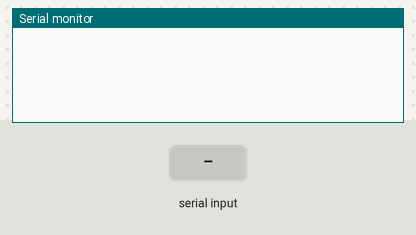
Recording of a sketch running on a simulated Arduino Zero (SAMD21). On the bench: the last lines printed to the serial monitor. Inputs (shaded band) come from the test bench.

Above: at 1.2 s.
1.3 s: "#\n" received over Serial
At 2.4 s:
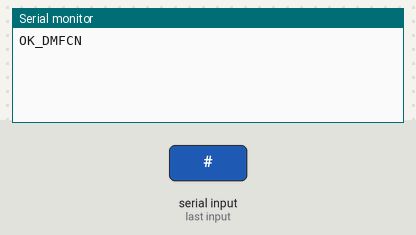
2.8 s: "A\n" received over Serial
At 3.5 s:
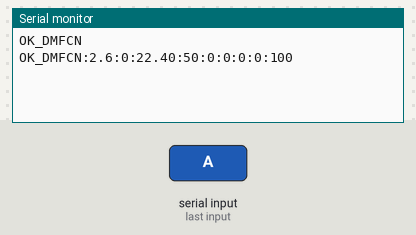
4.3 s: "L\n" received over Serial
At 4.7 s:
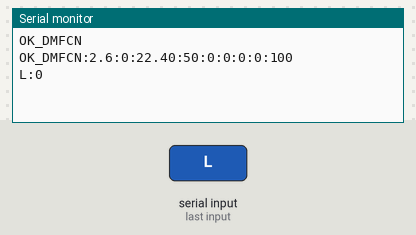
5.8 s: "S:\n" received over Serial
At 7.0 s:
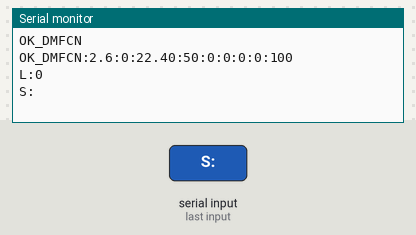
7.3 s: "S:,45\n" received over Serial
At 8.1 s:
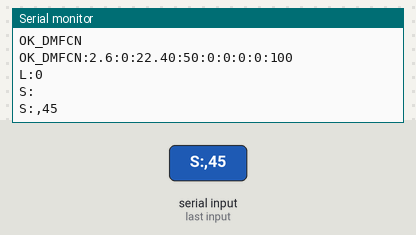
8.8 s: "H90\n" received over Serial
At 9.3 s:
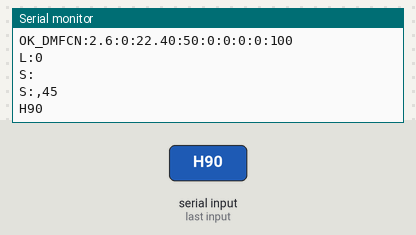

Measured:
- after the input at 1.3 s, the serial monitor: prints a new line at once (image 1)
- after the input at 2.8 s, the serial monitor: prints a new line at once (image 2)
- after the input at 4.3 s, the serial monitor: prints a new line at once (image 3)
- after the input at 5.8 s, the serial monitor: prints a new line at once (image 4)
- after the input at 7.3 s, the serial monitor: prints a new line at once (image 5)
- after the input at 8.8 s, the serial monitor: prints a new line at once (image 6)

The sketch:

dmfc_simulator.ino
```cpp
// (licence header left out)
#ifdef ARDUINO_SAM_DUE
#define Serial SerialUSB
#endif

int motor_mode = 0;
float temperature = 22.4;
int position = 50;
int moving_status = 0;
int led_status = 0;
int reverse = 0;
int disabled_encoder = 0;
int backlash_value = 100;

void setup() {
  Serial.begin(19200);
  Serial.setTimeout(1000);
  while (!Serial)
    ;
}

void loop() {
  String command = Serial.readStringUntil('\n');
  if (command.equals("#")) {
    Serial.println("OK_DMFCN");
  } else if (command.equals("A")) {
    Serial.print("OK_DMFCN:2.6:");
    Serial.print(motor_mode);
    Serial.print(":");
    Serial.print(temperature);
    Serial.print(":");
    Serial.print(position);
    Serial.print(":");
    Serial.print(moving_status);
    Serial.print(":");
    Serial.print(led_status);
    Serial.print(":");
    Serial.print(reverse);
    Serial.print(":");
    Serial.print(disabled_encoder);
    Serial.print(":");
    Serial.println(backlash_value);
  } else if (command.equals("L")) {
    Serial.print("L:");
    Serial.println(led_status);
  } else if (command.equals("L:1")) {
    Serial.println("L:0");
    led_status = 0;
  } else if (command.equals("L:2")) {
    Serial.println("L:1");
    led_status = 1;
  } else if (command.startsWith("S:")) {
    Serial.println(command);
  } else if (command.startsWith("G:")) {
    position += command.substring(2).toInt();
  } else if (command.startsWith("M:")) {
    position = command.substring(2).toInt();
	} else if (command.startsWith("W:")) {
		position = command.substring(2).toInt();
  } else if (command.startsWith("H")) {
    Serial.println(command);
  } else if (command.startsWith("N:")) {
    reverse = command.substring(2).toInt();
    Serial.print("N:");
    Serial.println(reverse);
  } else if (command.startsWith("R:")) {
    motor_mode = command.substring(2).toInt();
    Serial.println(motor_mode);
  } else if (command.startsWith("E:")) {
    disabled_encoder = command.substring(2).toInt();
    Serial.println(command);
  } else if (command.startsWith("C:")) {
    backlash_value = command.substring(2).toInt();
    Serial.println(command);
  } else if (command.equals("T")) {
    Serial.println(temperature);
  } else if (command.equals("P")) {
    Serial.println(position);
  } else if (command.equals("I")) {
    Serial.println(moving_status);
  }
}
```
